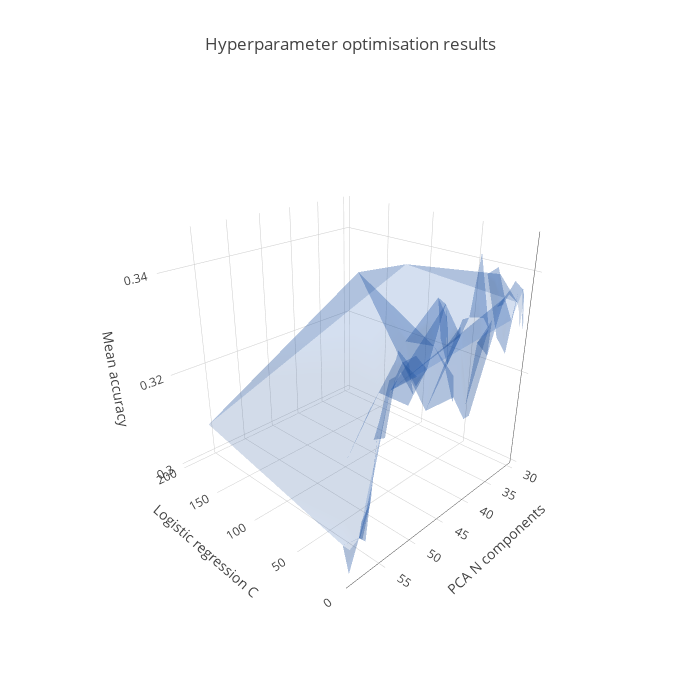

The cell this chart's notebook holds for it:
### Markdown cell above
### Plot the results of hyperparameter optimisation

We can plot the results of the randomised search on a 3D mesh, with the two optimised parameters on the X and Y axes and accuracy on the Z axis. This is produced using [plotly](http://plot.ly/).

### Code cell
init_notebook_mode(connected=True)

trace = go.Mesh3d(x=results.param_logisticregression__C,
                  y=results.param_unsupervisedspatialfilter__estimator__n_components,
                  z=results.mean_test_score, 
                  color='#275fb5', opacity=0.20)

layout = go.Layout(
    title='Hyperparameter optimisation results',
    autosize=True,
    width=700,
    height=700,
    scene = dict(
    xaxis = dict(
        title='Logistic regression C'),
    yaxis = dict(
        title='PCA N components'),
    zaxis = dict(
        title='Mean accuracy'),)
)

fig = go.Figure(data=[trace], layout=layout)
iplot(fig)

### Figure 1 — Plotly figure (JSON) as saved in the notebook; plotly's stock layout.template omitted (floating-point values rounded to 4 significant figures)
{"data": [{"color": "#275fb5", "opacity": 0.2, "type": "mesh3d", "uid": "de612618-875b-4cb3-a9ed-6eb6ee1849be", "x": [1.455, 25.42, 1.38, 11.41, 11.94, 8.632, 5.755, 122.5, 7.634, 11.82, 3.007, 7.698, 0.9272, 0.6466, 17.8, 22.03, 9.061, 0.4956, 0.9568, 22.39, 0.8928, 3.584, 3.557, 7.148, 11.2, 16.96, 10.64, 21.86, 2.578, 72.84, 7.443, 0.5271, 1.773, 8.135, 7.388, 10.06, 1.076, 3.13, 0.09389, 16.52, 6.734, 0.6473, 2.222, 4.713, 8.149, 1.427, 1.542, 1.194, 0.5382, 1.083, 0.7934, 5.602, 4.819, 8.658, 5.723, 12.46, 21.3, 3.326, 13.51, 2.608, 0.4417, 5.752, 5.142, 0.6071, 2.555, 11.68, 3.012, 2.299, 0.7892, 2.166, 1.542, 2.562, 17.69, 0.5107, 0.26, 36.52, 7.039, 1.795, 5.335, 8.139, 9.59, 2.032, 6.893, 14.24, 3.238, 4.521, 5.454, 4.571, 2.497, 3.704, 7.485, 9.07, 18.15, 12.99, 195.3, 3.17, 3.575, 7.282, 12.23, 0.5631], "y": [57, 56, 45, 41, 44, 37, 30, 30, 34, 49, 55, 32, 32, 40, 39, 48, 54, 58, 54, 43, 41, 57, 39, 36, 43, 35, 38, 31, 33, 47, 45, 33, 45, 42, 50, 57, 30, 37, 54, 38, 42, 57, 37, 57, 30, 53, 50, 37, 43, 43, 50, 52, 53, 44, 57, 31, 52, 59, 55, 56, 50, 59, 44, 31, 59, 45, 30, 57, 30, 50, 31, 50, 54, 35, 57, 41, 55, 56, 48, 35, 48, 52, 44, 33, 54, 32, 33, 40, 48, 39, 52, 59, 32, 32, 56, 52, 30, 42, 39, 46], "z": [0.3105, 0.3172, 0.3322, 0.3205, 0.3322, 0.3339, 0.3322, 0.3356, 0.3289, 0.3239, 0.3255, 0.3372, 0.3372, 0.3172, 0.3339, 0.3339, 0.3239, 0.3072, 0.3322, 0.3306, 0.3172, 0.3055, 0.3306, 0.3389, 0.3272, 0.3406, 0.3456, 0.3389, 0.3255, 0.3422, 0.3339, 0.3322, 0.3356, 0.3255, 0.3322, 0.3088, 0.3289, 0.3322, 0.3306, 0.3339, 0.3239, 0.3055, 0.3272, 0.3088, 0.3339, 0.3322, 0.3339, 0.3339, 0.3339, 0.3356, 0.3289, 0.3356, 0.3289, 0.3372, 0.3055, 0.3356, 0.3272, 0.3005, 0.3239, 0.3122, 0.3306, 0.3038, 0.3289, 0.3372, 0.3055, 0.3406, 0.3356, 0.3088, 0.3306, 0.3339, 0.3372, 0.3272, 0.3255, 0.3372, 0.3139, 0.3155, 0.3222, 0.3155, 0.3322, 0.3422, 0.3339, 0.3339, 0.3322, 0.3339, 0.3222, 0.3389, 0.3289, 0.3189, 0.3306, 0.3239, 0.3339, 0.3055, 0.3356, 0.3339, 0.3072, 0.3322, 0.3289, 0.3205, 0.3272, 0.3406]}], "layout": {"autosize": true, "height": 700, "scene": {"aspectmode": "auto", "aspectratio": {"x": 1, "y": 1, "z": 1}, "camera": {"center": {"x": 0, "y": 0, "z": 0}, "eye": {"x": -1.553, "y": 1.588, "z": 1.05}, "projection": {"type": "perspective"}, "up": {"x": 0, "y": 0, "z": 1}}, "xaxis": {"title": {"text": "Logistic regression C"}, "type": "linear"}, "yaxis": {"title": {"text": "PCA N components"}, "type": "linear"}, "zaxis": {"title": {"text": "Mean accuracy"}, "type": "linear"}}, "title": {"text": "Hyperparameter optimisation results"}, "width": 700}}
